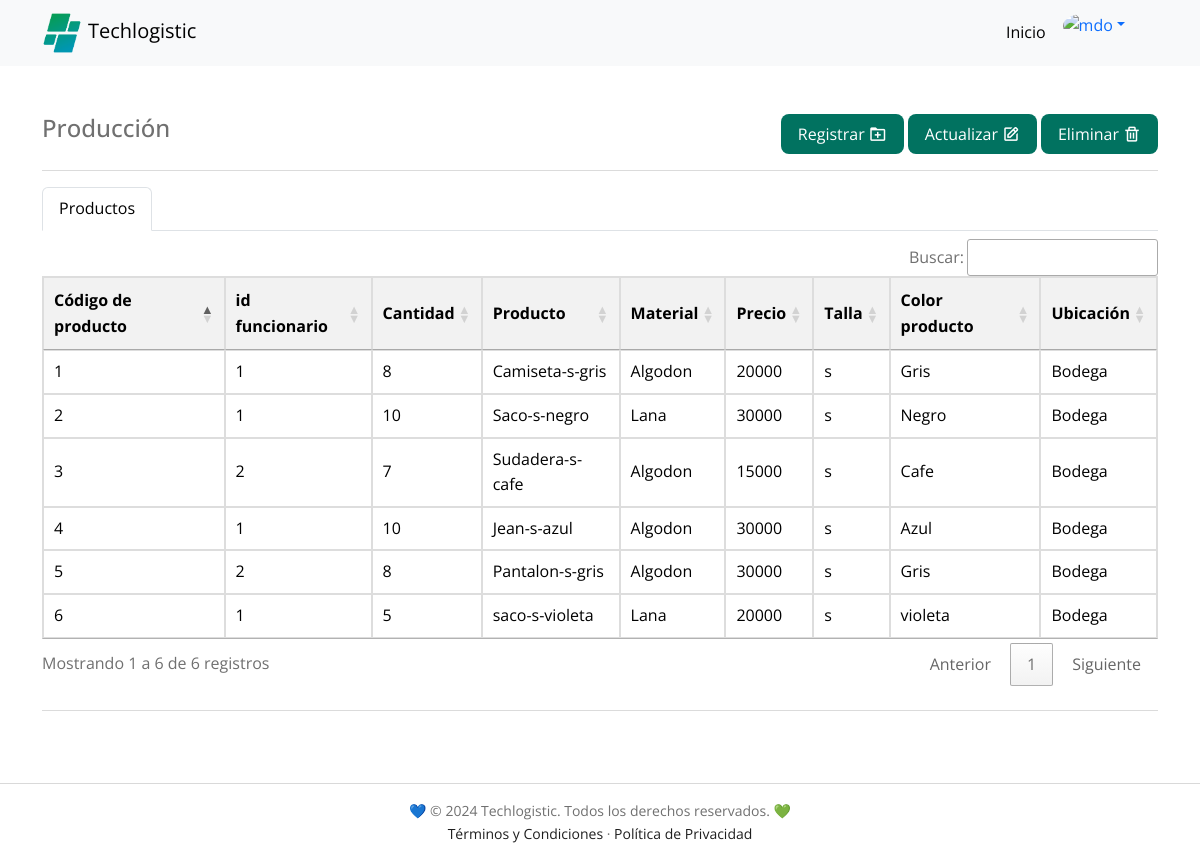
The app's page /dashboard/produccion/indexproduccion.php (signed in) with its own data.
### tables this page shows
CREATE TABLE `producto` (
  `codigo_producto` int NOT NULL AUTO_INCREMENT,
  `id_funcionario` int NOT NULL,
  `cantidad` int NOT NULL,
  `nombre_producto` varchar(60) NOT NULL,
  `material` varchar(60) NOT NULL,
  `precio` float NOT NULL,
  `talla` varchar(50) NOT NULL,
  `color_producto` varchar(20) NOT NULL,
  `ubicacion` varchar(20) NOT NULL,
  PRIMARY KEY (`codigo_producto`),
  KEY `id_funcionario` (`id_funcionario`),
  CONSTRAINT `producto_ibfk_1` FOREIGN KEY (`id_funcionario`) REFERENCES `funcionario` (`id_funcionario`)
);

### dashboard/produccion/indexproduccion.php (the view, shortened to what this page needs)
<?php
include_once "../../PHP/conexion_a_la_DB.php";
$sql = "SELECT codigo_producto, id_funcionario, cantidad, nombre_producto, material, precio, talla, color_producto, ubicacion FROM producto;";
$datos = $conexion->query($sql);
?>
<!DOCTYPE html>
<html lang="es">
<head>
  <link href='https://unpkg.com/boxicons@2.0.7/css/boxicons.min.css' rel='stylesheet'>
  <link href="https://cdn.jsdelivr.net/npm/bootstrap@5.3.0/dist/css/bootstrap.min.css" rel="stylesheet"
>
  <link rel="stylesheet" href="../../HTML/styles/techlogistic.css">
  <link rel="stylesheet" type="text/css" href="https://cdn.datatables.net/1.11.5/css/jquery.dataTables.css">
  <link rel="stylesheet" type="text/css" href="https://cdn.datatables.net/buttons/2.0.1/css/buttons.dataTables.min.css">
</head>
<body>
  <nav class="navbar navbar-expand-lg bg-body-tertiary">
    <div class="container">
      <a href="../../PHP/indexdash.php" class="navbar-brand" title="Techlogistic"><img src="../../images/favicon.png"
          alt="Logo Techlogistic" class="navigation__image">Techlogistic</a>
      <div class="collapse navbar-collapse" id="navbarNavDropdown">
        <ul class="navbar-nav ms-auto me-4 mb-2 mb-lg-0">
          <li class="nav-item">
            <a class="nav-link active" aria-current="page" href="../../PHP/indexdash.php">Inicio</a>
          </li>
          <li class="nav-item dropdown">
            <div class="dropdown" role="group">
              <a class="dropdown-toggle dropdown-toggle-split" data-bs-toggle="dropdown" aria-expanded="false">
                <img src="https://higinnamora.github.io/techlogistic/images/profile/profile.png" alt="mdo"
                  class="rounded-circle" width="38" height="38" />
              </a>
            </div>
          </li>
        </ul>
      </div>
    </div>
  </nav>
  <main class="container my-5 h-100">
    <div class="d-flex flex-column flex-md-row justify-content-between gap-2">
      <h4 class="text-md-start text-left">Producción</h4>
      <div class="actions-table">
        <div class="action-item">
          <a class="button margin-left" aria-current="page" href="./nuevoProducto.php">Registrar<i
              class='bx bx-folder-plus icons-styles'></i></a>
        </div>
        <div class="action-item">
          <a class="button margin-left" aria-current="page" href="./indexproduccionActualizacion.php">Actualizar<i
              class='bx bx-edit icons-styles'></i></a>
        </div>
        <div class="action-item">
          <a class="button margin-left" aria-current="page" href="./indexproduccionEliminar.php">Eliminar<i
              class='bx bx-trash icons-styles'></i></a>
        </div>
      </div>
    </div>
    <hr>
    <ul class="nav nav-tabs mb-2">
      <li class="nav-item">
        <a class="nav-link active" aria-current="page" href="#">Productos</a>
      </li>
    </ul>
    <div class="table-responsive">
      <table id="productos" style="color: black;" class="">
        <thead>
          <tr>
            <th scope="col">Código de producto</th>
            <th scope="col">id funcionario</th>
            <th scope="col">Cantidad</th>
            <th scope="col">Producto</th>
            <th scope="col">Material</th>
            <th scope="col">Precio</th>
            <th scope="col">Talla</th>
            <th scope="col">Color producto</th>
            <th scope="col">Ubicación</th>
          </tr>
        </thead>
        <tbody>
          <?php
          foreach ($datos as $fila) {
            echo "<tr>";
            foreach ($fila as $valor) {
              echo "<td>$valor</td>";
            }
            echo "</tr>";
          }
          ?>
        </tbody>
      </table>
    </div>
    <hr class="my-4" />
  </main>
  <footer>
    <div class="copyright">
      <div class="bd-container">
        <p>💙 © 2024 Techlogistic. Todos los derechos reservados. 💚</p>
        <p><a href="../../HTML/terminos-y-condiciones.html">Términos y Condiciones</a> · <a
            href="../../HTML/politica-de-privacidad.html">Política de Privacidad</a></p>
      </div>
    </div>
  </footer>
</body>
</html>

### HTML/styles/techlogistic.css (style rules this page uses)
:root { --header-height: 3rem; --header-height-desktop: 70px; --first-color: #017260; --first-color-alt: #167C38; --secondary-color: #0097b2; --title-color: #393939; --text-color: #707070; --text-color-light: #A6A6A6; --body-color: #FFFFFF; --container-color: #FFFFFF; --black-color-001: #1E1E1E; --gray-color-001: #D9D9D9; --text-color-001: #242B55; --text-color-002: #fafafa; --text-color-white: #ffffff; --body-font: 'Open Sans', sans-serif; --biggest-font-size: 2.25rem; --h1-font-size: 1.5rem; --h2-font-size: 1.25rem; --h3-font-size: 1rem; --normal-font-size: .938rem; --small-font-size: .813rem; --smaller-font-size: .75rem; --font-medium: 500; --font-semi-bold: 600; --m-1: .5rem; --m-2: 1rem; --m-3: 1.5rem; --m-4: 2rem; --m-5: 2.5rem; --m-6: 3rem; --z-tooltip: 10; --z-fixed: 100; }
@media screen and (min-width: 768px) { :root { --biggest-font-size: 4rem; --h1-font-size: 2.25rem; --h2-font-size: 1.5rem; --h3-font-size: 1.25rem; --normal-font-size: 1rem; --small-font-size: .875rem; --smaller-font-size: .813rem; } }
*,::before,::after { box-sizing: border-box; }
html { height: 100%; }
html, body { scroll-behavior: smooth; }
body { background-color: var(--body-color); color: var(--text-color); display: flex; flex-direction: column; font-family: var(--body-font); font-size: var(--normal-font-size); line-height: 1.6; margin: var(--header-height) 0 0 0; width: 100%; }
h1, h2, h3, p, ul { margin: 0; }
a { text-decoration: none; }
img { height: auto; max-width: 100%; }
.mb-2 { margin-bottom: var(--m-2); }
.bd-container { margin-left: var(--m-2); margin-right: var(--m-2); max-width: 960px; width: calc(100% - 2rem); }
.navigation__image { width: 40px; margin-right: 6px; }
.button { align-items: center; background-color: var(--first-color); border-radius: .5rem; border: 1px solid transparent; color: #FFFFFF; display: inline-block; height: 40px; line-height: 1; padding: 0 1rem; transition: .3s; justify-content: center; }
a.button { display: inline-flex; }
.copyright { text-align: center; padding: 16px 0; border-top: 1px solid var(--gray-color-001); margin-top: auto; }
.copyright p { font-size: 14px; color: var(--text-color); }
.copyright p a { color: var(--black-color-001); }
@media screen and (min-width: 768px) { body { margin: 0; } }
@media screen and (min-width: 992px) { .bd-container { margin-left: auto; margin-right: auto; } }
table { width: 100%; border-collapse: collapse; margin-top: 20px; }
table, th, td { border: 1px solid #ddd; }
th, td { padding: 12px; text-align: left; }
th { background-color: #f2f2f2; }
tr:nth-child(even) { background-color: #f9f9f9; }
.actions-table { display: flex; }
.icons-styles { font-size: 18px; margin-left: 4px; }
.margin-left { margin-left: 4px; }

### records on screen
producto: valor "1", cantidad "8", nombre_producto "Camiseta-s-gris", material "Algodon", precio "20000", talla "s", color_producto "Gris", ubicacion "Bodega"
producto: codigo_producto "2", id_funcionario "1", cantidad "10", nombre_producto "Saco-s-negro", material "Lana", precio "30000", talla "s", color_producto "Negro", ubicacion "Bodega"
producto: codigo_producto "3", id_funcionario "2", cantidad "7", nombre_producto "Sudadera-s-cafe", material "Algodon", precio "15000", talla "s", color_producto "Cafe", ubicacion "Bodega"
producto: codigo_producto "4", id_funcionario "1", cantidad "10", nombre_producto "Jean-s-azul", material "Algodon", precio "30000", talla "s", color_producto "Azul", ubicacion "Bodega"
producto: codigo_producto "5", id_funcionario "2", cantidad "8", nombre_producto "Pantalon-s-gris", material "Algodon", precio "30000", talla "s", color_producto "Gris", ubicacion "Bodega"
producto: codigo_producto "6", id_funcionario "1", cantidad "5", nombre_producto "saco-s-violeta", material "Lana", precio "20000", talla "s", color_producto "violeta", ubicacion "Bodega"
